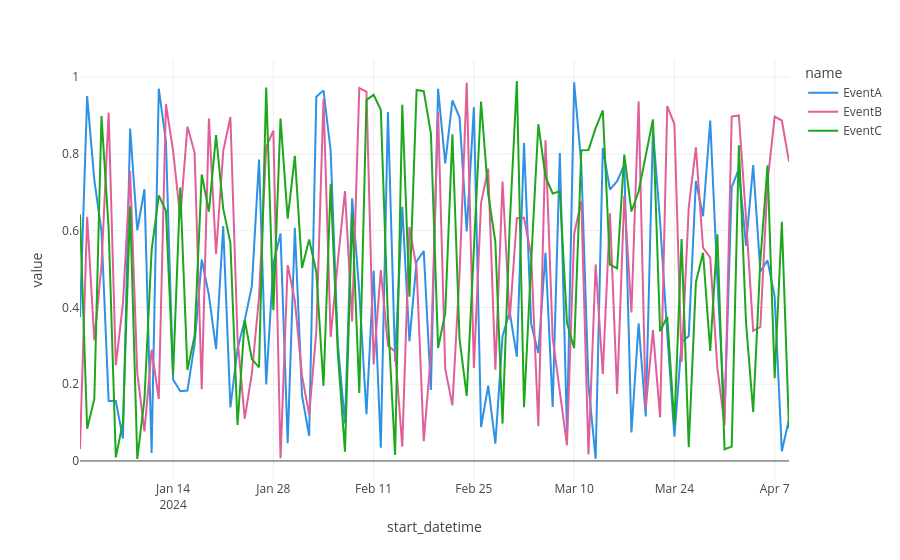

Notebook cell for this chart:
### Code cell
# plot a plotly express line plot with color
fig = px.line(
    df,
    x="start_datetime",
    y="value",
    color="name",
    color_discrete_sequence=px.colors.qualitative.Dark24,
)
fig.show()
